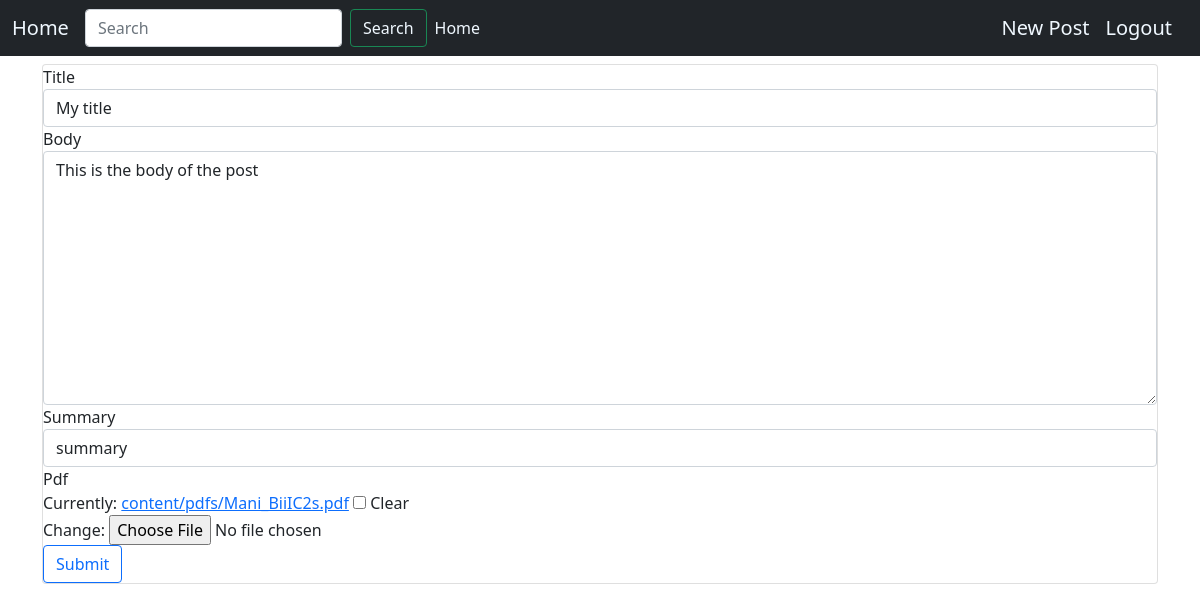
The page /content/1/update (signed in) on the database its author committed.
### appcms/models.py (models this page shows, shortened)
class Content(models.Model):
    CATEGORY = (
        ('Politics', 'Politics'),
        ('Sports', 'Sports'),
        ('Entertainment', 'Entertainment'),
        ('Science', 'Science'),
    )
    date_posted = models.DateTimeField(
        default=timezone.now)
    author = models.ForeignKey(
        User, on_delete=models.CASCADE, default=1)
    title = models.CharField(max_length=30, null=True, blank=True)
    body = models.TextField(max_length=300, null=True, blank=True)
    summary = models.CharField(max_length=60, null=True, blank=True)
    category = models.CharField(
        max_length=30, null=True, choices=CATEGORY, blank=True)
    pdf = models.FileField(upload_to='content/pdfs/', null=True,
                           blank=True, validators=[FileExtensionValidator(allowed_extensions=['pdf'])])

### appcms/views.py (the view, shortened to what this page needs)
class ContentUpdateView(LoginRequiredMixin, UserPassesTestMixin, UpdateView):
    login_url = '/login/'
    model = Content
    fields = ['title', 'body', 'summary', 'pdf']
    template_name = 'appcms/postCreate.html'
    def test_func(self):
        content = self.get_object()
        if self.request.user == content.author:
            return True
        return False

### appcms/templates/appcms/postCreate.html (shortened to what this page needs)
{% extends 'appcms/base.html' %}
{% load crispy_forms_tags %}
{% block content %}
<div class="container mt-2" >
    <div class="card">
        <form action="" method="POST" enctype="multipart/form-data">
            {{form|crispy}}
            <button type="submit" class="btn btn-outline-primary">
                Submit
            </button>
        </form>
      </div>
</div>
{% endblock content %}

### rows shown on the page
Content: title "My title", body "This is the body of the post", summary "summary"
